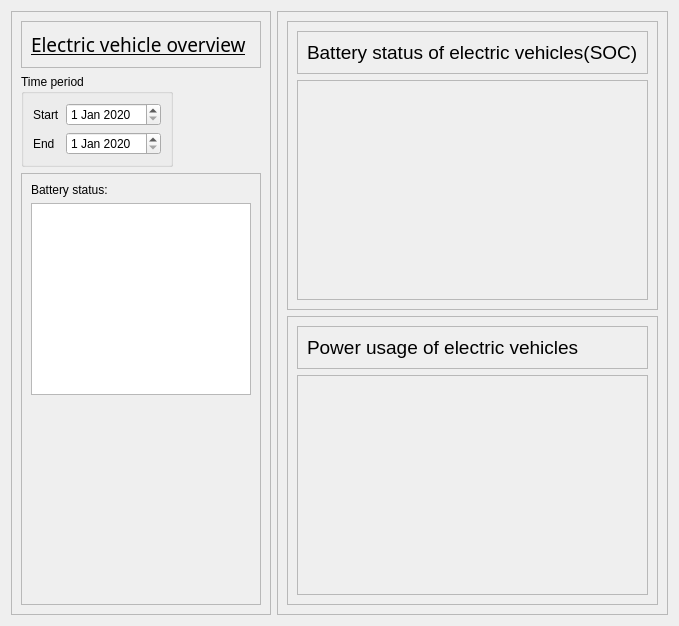
         <widget class="QWidget" name="EVQWidget">
          <layout class="QHBoxLayout" name="horizontalLayout_7">
           <item alignment="Qt::AlignTop">
            <widget class="QFrame" name="frame_2">
             <property name="sizePolicy">
              <sizepolicy hsizetype="MinimumExpanding" vsizetype="Maximum">
               <horstretch>0</horstretch>
               <verstretch>0</verstretch>
              </sizepolicy>
             </property>
             <property name="minimumSize">
              <size>
               <width>50</width>
               <height>50</height>
              </size>
             </property>
             <property name="maximumSize">
              <size>
               <width>260</width>
               <height>16777215</height>
              </size>
             </property>
             <property name="frameShape">
              <enum>QFrame::StyledPanel</enum>
             </property>
             <property name="frameShadow">
              <enum>QFrame::Raised</enum>
             </property>
             <layout class="QVBoxLayout" name="verticalLayout_23">
              <item alignment="Qt::AlignTop">
               <widget class="QFrame" name="frame_21">
                <property name="frameShape">
                 <enum>QFrame::StyledPanel</enum>
                </property>
                <property name="frameShadow">
                 <enum>QFrame::Raised</enum>
                </property>
                <layout class="QHBoxLayout" name="horizontalLayout_9">
                 <item alignment="Qt::AlignLeft|Qt::AlignTop">
                  <widget class="QLabel" name="label_11">
                   <property name="font">
                    <font>
                     <family>Bahnschrift SemiBold</family>
                     <pointsize>14</pointsize>
                     <underline>true</underline>
                    </font>
                   </property>
                   <property name="text">
                    <string>Electric vehicle overview</string>
                   </property>
                  </widget>
                 </item>
                </layout>
               </widget>
              </item>
              <item alignment="Qt::AlignLeft|Qt::AlignTop">
               <widget class="QGroupBox" name="groupBox_3">
                <property name="title">
                 <string>Time period</string>
                </property>
                <layout class="QFormLayout" name="formLayout_3">
                 <item row="0" column="0">
                  <widget class="QLabel" name="label_13">
                   <property name="text">
                    <string>Start</string>
                   </property>
                  </widget>
                 </item>
                 <item row="0" column="1">
                  <widget class="QDateEdit" name="startDateEV">
                   <property name="minimumDate">
                    <date>
                     <year>2020</year>
                     <month>1</month>
                     <day>1</day>
                    </date>
                   </property>
                  </widget>
                 </item>
                 <item row="1" column="0">
                  <widget class="QLabel" name="label_14">
                   <property name="text">
                    <string>End</string>
                   </property>
                  </widget>
                 </item>
                 <item row="1" column="1">
                  <widget class="QDateEdit" name="endDateEV">
                   <property name="minimumDate">
                    <date>
                     <year>2020</year>
                     <month>1</month>
                     <day>1</day>
                    </date>
                   </property>
                  </widget>
                 </item>
                </layout>
               </widget>
              </item>
              <item>
               <widget class="QFrame" name="frame_38">
                <property name="frameShape">
                 <enum>QFrame::StyledPanel</enum>
                </property>
                <property name="frameShadow">
                 <enum>QFrame::Raised</enum>
                </property>
                <layout class="QVBoxLayout" name="verticalLayout_24">
                 <item alignment="Qt::AlignLeft|Qt::AlignTop">
                  <widget class="QLabel" name="label_25">
                   <property name="text">
                    <string>Battery status:</string>
                   </property>
                  </widget>
                 </item>
                 <item alignment="Qt::AlignTop">
                  <widget class="QTableWidget" name="evStatusTable">
                   <property name="enabled">
                    <bool>true</bool>
                   </property>
                   <property name="sizePolicy">
                    <sizepolicy hsizetype="Maximum" vsizetype="Maximum">
                     <horstretch>0</horstretch>
                     <verstretch>0</verstretch>
                    </sizepolicy>
                   </property>
                   <property name="minimumSize">
                    <size>
                     <width>0</width>
                     <height>0</height>
                    </size>
                   </property>
                   <property name="maximumSize">
                    <size>
                     <width>16777215</width>
                     <height>215</height>
                    </size>
                   </property>
                  </widget>
                 </item>
                 <item>
                  <spacer name="verticalSpacer_4">
                   <property name="orientation">
                    <enum>Qt::Vertical</enum>
                   </property>
                   <property name="sizeType">
                    <enum>QSizePolicy::Fixed</enum>
                   </property>
                   <property name="sizeHint" stdset="0">
                    <size>
                     <width>20</width>
                     <height>200</height>
                    </size>
                   </property>
                  </spacer>
                 </item>
                </layout>
               </widget>
              </item>
             </layout>
            </widget>
           </item>
           <item>
            <widget class="QFrame" name="frame_22">
             <property name="frameShape">
              <enum>QFrame::StyledPanel</enum>
             </property>
             <property name="frameShadow">
              <enum>QFrame::Raised</enum>
             </property>
             <layout class="QVBoxLayout" name="verticalLayout_16">
              <item>
               <widget class="QFrame" name="frame_23">
                <property name="frameShape">
                 <enum>QFrame::StyledPanel</enum>
                </property>
                <property name="frameShadow">
                 <enum>QFrame::Raised</enum>
                </property>
                <layout class="QVBoxLayout" name="verticalLayout_17">
                 <item>
                  <widget class="QFrame" name="frame_24">
                   <property name="sizePolicy">
                    <sizepolicy hsizetype="Preferred" vsizetype="Maximum">
                     <horstretch>0</horstretch>
                     <verstretch>0</verstretch>
                    </sizepolicy>
                   </property>
                   <property name="frameShape">
                    <enum>QFrame::StyledPanel</enum>
                   </property>
                   <property name="frameShadow">
                    <enum>QFrame::Raised</enum>
                   </property>
                   <layout class="QHBoxLayout" name="horizontalLayout_11">
                    <item alignment="Qt::AlignLeft|Qt::AlignTop">
                     <widget class="QLabel" name="label_15">
                      <property name="font">
                       <font>
                        <family>Arial</family>
                        <pointsize>14</pointsize>
                       </font>
                      </property>
                      <property name="text">
                       <string>Battery status of electric vehicles(SOC)</string>
                      </property>
                     </widget>
                    </item>
                   </layout>
                  </widget>
                 </item>
                 <item>
                  <widget class="QFrame" name="socEV_Frame">
                   <property name="sizePolicy">
                    <sizepolicy hsizetype="Preferred" vsizetype="Expanding">
                     <horstretch>0</horstretch>
                     <verstretch>0</verstretch>
                    </sizepolicy>
                   </property>
                   <property name="frameShape">
                    <enum>QFrame::StyledPanel</enum>
                   </property>
                   <property name="frameShadow">
                    <enum>QFrame::Raised</enum>
                   </property>
                  </widget>
                 </item>
                </layout>
               </widget>
              </item>
              <item>
               <widget class="QFrame" name="frame_25">
                <property name="frameShape">
                 <enum>QFrame::StyledPanel</enum>
                </property>
                <property name="frameShadow">
                 <enum>QFrame::Raised</enum>
                </property>
                <layout class="QVBoxLayout" name="verticalLayout_18">
                 <item>
                  <widget class="QFrame" name="frame_26">
                   <property name="sizePolicy">
                    <sizepolicy hsizetype="Preferred" vsizetype="Maximum">
                     <horstretch>0</horstretch>
                     <verstretch>0</verstretch>
                    </sizepolicy>
                   </property>
                   <property name="frameShape">
                    <enum>QFrame::StyledPanel</enum>
                   </property>
                   <property name="frameShadow">
                    <enum>QFrame::Raised</enum>
                   </property>
                   <layout class="QHBoxLayout" name="horizontalLayout_12">
                    <item alignment="Qt::AlignLeft|Qt::AlignTop">
                     <widget class="QLabel" name="label_16">
                      <property name="font">
                       <font>
                        <family>Arial</family>
                        <pointsize>14</pointsize>
                       </font>
                      </property>
                      <property name="text">
                       <string>Power usage of electric vehicles</string>
                      </property>
                     </widget>
                    </item>
                   </layout>
                  </widget>
                 </item>
                 <item>
                  <widget class="QFrame" name="powerEV_Frame">
                   <property name="sizePolicy">
                    <sizepolicy hsizetype="Preferred" vsizetype="Expanding">
                     <horstretch>0</horstretch>
                     <verstretch>0</verstretch>
                    </sizepolicy>
                   </property>
                   <property name="frameShape">
                    <enum>QFrame::StyledPanel</enum>
                   </property>
                   <property name="frameShadow">
                    <enum>QFrame::Raised</enum>
                   </property>
                  </widget>
                 </item>
                </layout>
               </widget>
              </item>
             </layout>
            </widget>
           </item>
          </layout>
         </widget>
